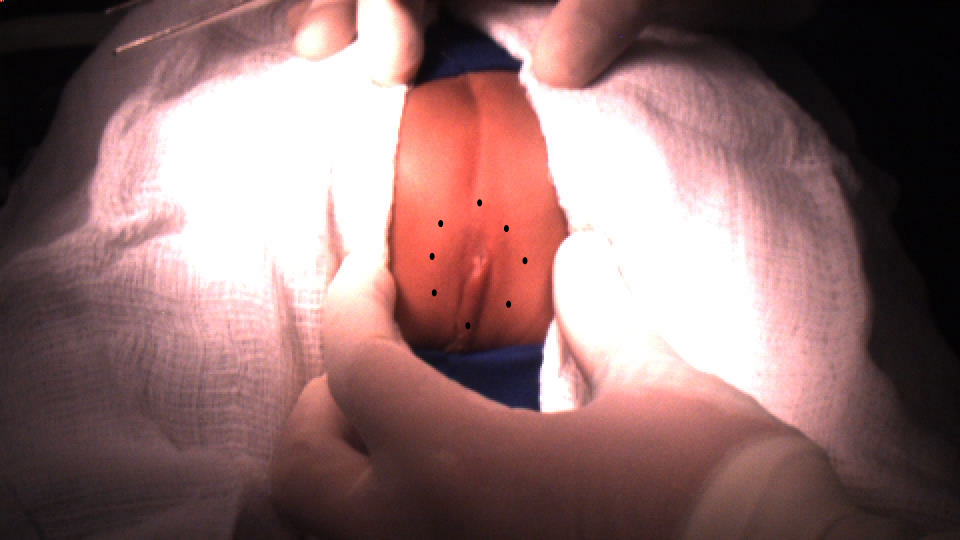
#> input picture sandbox/img/darcy_surgery_basis.png, 960 x 540 px, found by its file name
$ python color_seg.py
#> lines starting #> are read from the running program, lines starting #| are printed output that depends on the picture; after the words box and inside, x2 and y2 are one past the last pixel; in counts of white or black regions, pixels touching at a corner belong together
import numpy as np
import cv2 as cv
import matplotlib.pyplot as plt
import matplotlib.cm as cm
import os
import time

# img = cv.imread('./teste_2.png')
img = cv.imread('./darcy_surgery_basis.png')
#> img is the input picture: shape (540, 960, 3); mean B, G, R 110.1, 110.3, 142.6
# img = cv.bitwise_not(img)

img_cropped = img[100:400,300:600]
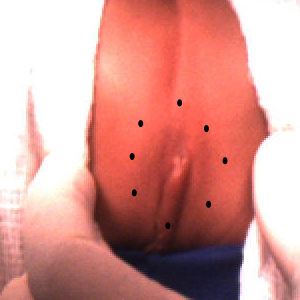
#> img_cropped: shape (300, 300, 3); mean B, G, R 145.1, 150.9, 213.5
img_HSV = cv.cvtColor(img, cv.COLOR_BGR2HSV)
#> img_HSV: shape (540, 960, 3); mean H, S, V 79, 72.5, 142.9
# cv.circle(img_HSV,(460,260), 10, (0,0,255), 1)
print (img_HSV[460,250])
#| [  3  86 133]
# plt.imshow(img_HSV),plt.show()
cv.imshow("Result HSV", img_HSV)
cv.waitKey(0)
img_LAB = cv.cvtColor(img, cv.COLOR_BGR2LAB)
#> img_LAB: shape (540, 960, 3); mean of channels 0, 1, 2 122.5, 141.1, 133.6
cv.imshow("Result LAB", img_HSV)
cv.waitKey(0)
bgr = [83, 77, 122]
thresh = 44
MAX_FEATURES = 500
'''
Note: For HSV, Hue range is [0,179], Saturation range is [0,255] and Value range is [0,255]. Different software use different scales.
So if you are comparing OpenCV values with them, you need to normalize these ranges.
Hue values of basic colors
Orange 0-22
Yellow 22- 38
Green 38-75
Blue 75-130
Violet 130-160
Red 160-179
'''
tol = 5
hsv = cv.cvtColor( np.uint8([[bgr]] ), cv.COLOR_BGR2HSV)[0][0]
# lower_bound = np.array([hsv[0] - thresh, hsv[1] - thresh, hsv[2] - thresh])
# upper_bound = np.array([hsv[0] + thresh, hsv[1] + thresh, hsv[2] + thresh])
lower_bound = np.array([0, 0, 200], dtype = "uint8")
upper_bound = np.array([180, 255,255], dtype = "uint8")

maskHSV = cv.inRange(img_HSV, lower_bound, upper_bound)
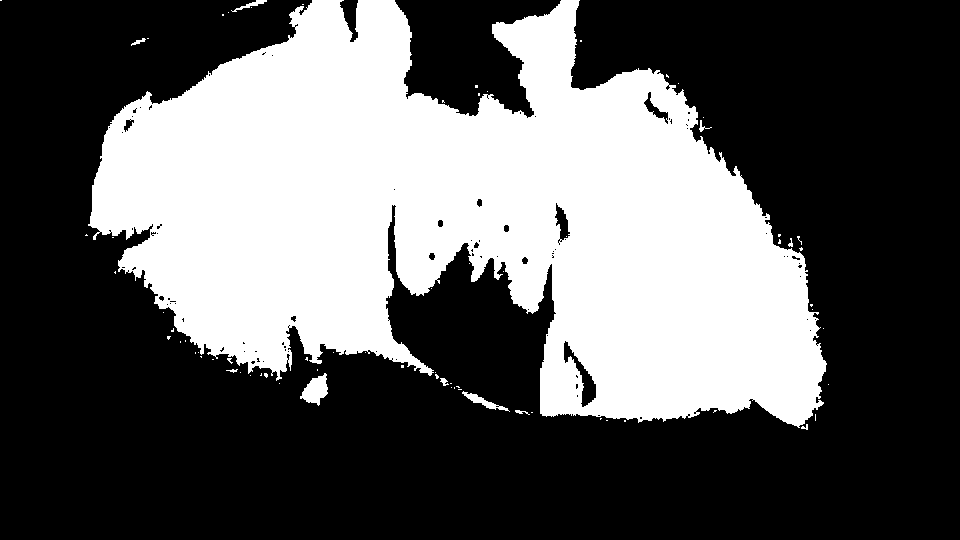
#> maskHSV: shape (540, 960); 36.7% white; 73 white regions (62 under 20 px), largest, box (x1, y1, x2, y2) and area: (88, 0, 827, 428) 188996, (300, 373, 328, 406) 527, (462, 391, 510, 412) 253
resultHSV = cv.bitwise_and(img_HSV, img_HSV, mask = maskHSV)
#> resultHSV: shape (540, 960, 3); mean H, S, V 14.2, 17.4, 90.9

# [6 lines of commented-out code are left out]

cv.imshow("Result HSV seg", cv.cvtColor(resultHSV, cv.COLOR_HSV2BGR))
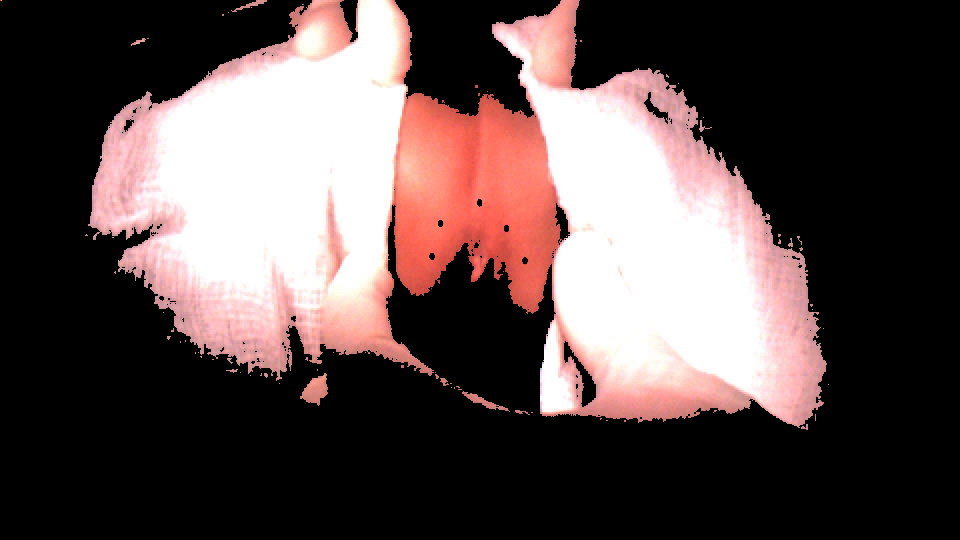
#> window 'Result HSV seg': shape (540, 960, 3); mean B, G, R 74.9, 75.9, 90.9
cv.waitKey(0)
im_GRAY = cv.cvtColor(cv.cvtColor(resultHSV, cv.COLOR_HSV2BGR), cv.COLOR_BGR2GRAY)
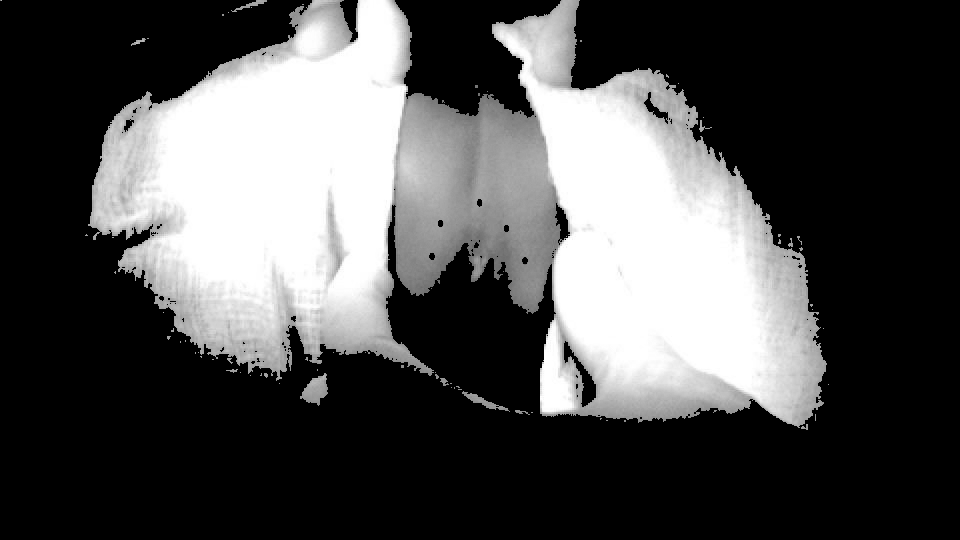
#> im_GRAY: shape (540, 960); min 0, max 255, mean 80.3
cv.imshow("Result LAB seg", im_GRAY)
cv.waitKey(0)
# Detect ORB features and compute descriptors.
orb = cv.ORB_create(MAX_FEATURES)
keypoints1, descriptors1 = orb.detectAndCompute(cv.cvtColor(cv.cvtColor(img, cv.COLOR_HSV2BGR), cv.COLOR_BGR2GRAY), None)
#> keypoints1 = 500 keypoints; strongest (x, y, size): (506, 227, 37.2), (431, 254, 31), (505, 229, 37.2), (508, 228, 31)
# print keypoints1[0]
im_orb = cv.drawKeypoints(img,keypoints1,None,color=(0,255,0), flags=0)
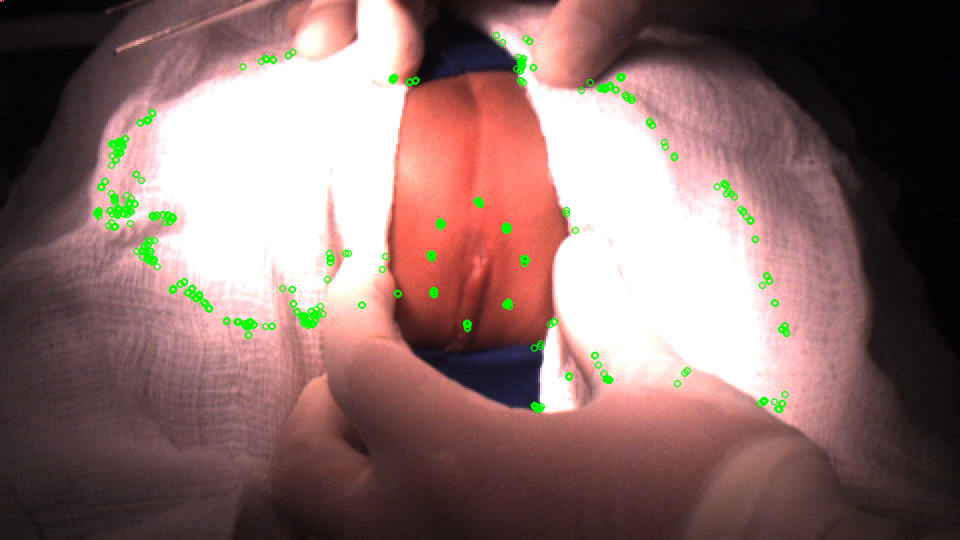
#> im_orb: shape (540, 960, 3); mean B, G, R 108, 111.3, 139.9
cv.imshow("ORB keypoints", im_orb)
cv.waitKey(0)
cv.destroyAllWindows()

$ run again, with sandbox/img/teste_2.png copied over sandbox/img/darcy_surgery_basis.png
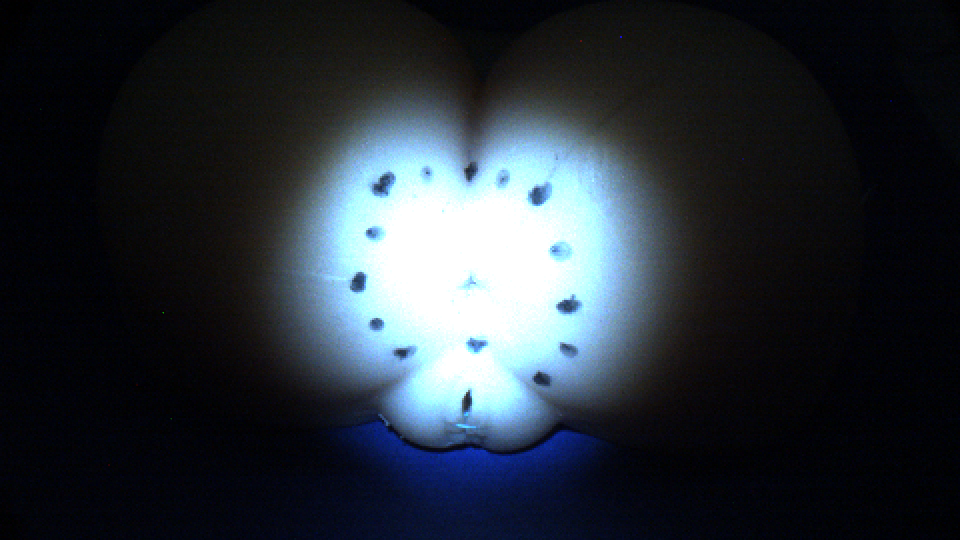
#> input picture sandbox/img/teste_2.png, 960 x 540 px, found by its file name
#> img is the input picture: shape (540, 960, 3); mean B, G, R 55.2, 47.7, 40.7
#> img_HSV: shape (540, 960, 3); mean H, S, V 91.7, 131.2, 56.7
#| [123 175  16]
#> img_LAB: shape (540, 960, 3); mean of channels 0, 1, 2 46.7, 127.8, 123.4
#> `maskHSV = cv.inRange(img_HSV, lower_bound, upper_bound)`:
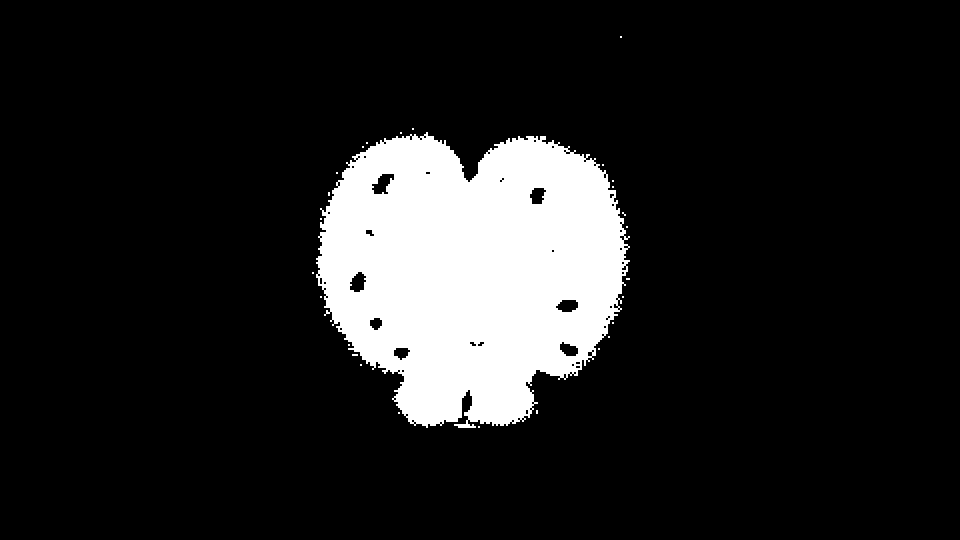
#> maskHSV: shape (540, 960); 13.1% white; 27 white regions (26 under 20 px), largest, box (x1, y1, x2, y2) and area: (316, 132, 630, 428) 67600
#> resultHSV: shape (540, 960, 3); mean H, S, V 9.3, 6.9, 32.7
#> `im_GRAY = cv.cvtColor(cv.cvtColor(resultHSV, cv.COLOR_HSV2BGR), cv.COL..`:
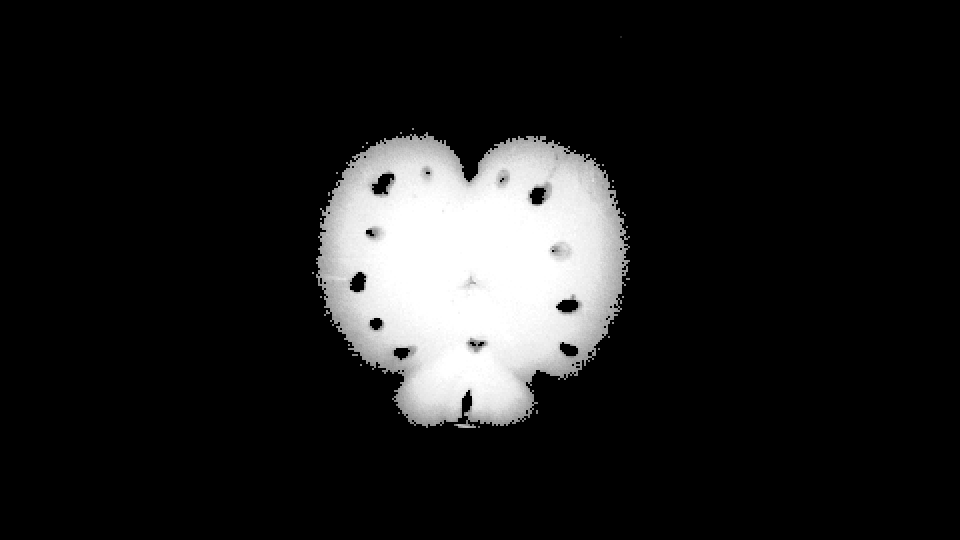
#> im_GRAY: shape (540, 960); min 0, max 255, mean 29.5
#> keypoints1 = 475 keypoints; strongest (x, y, size): (358, 279, 111.1), (534, 201, 111.1), (534, 200, 92.6), (472, 343, 92.6)
